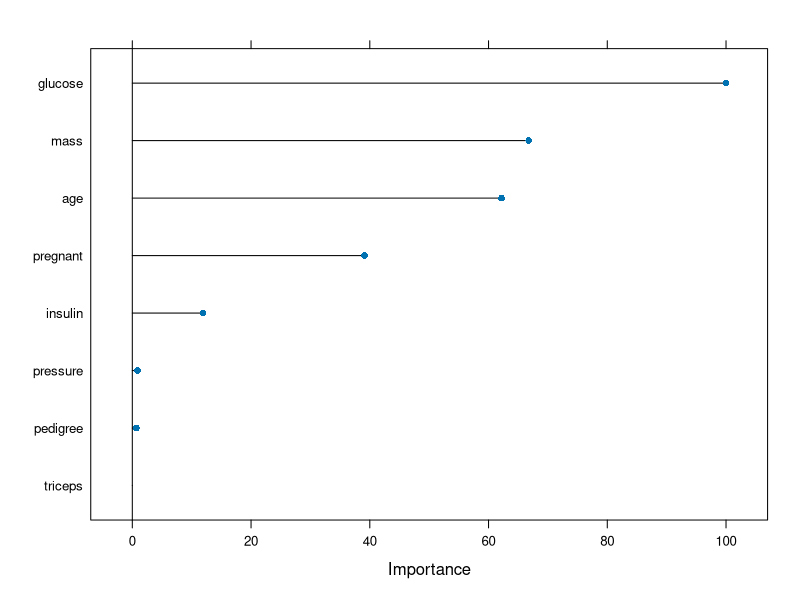
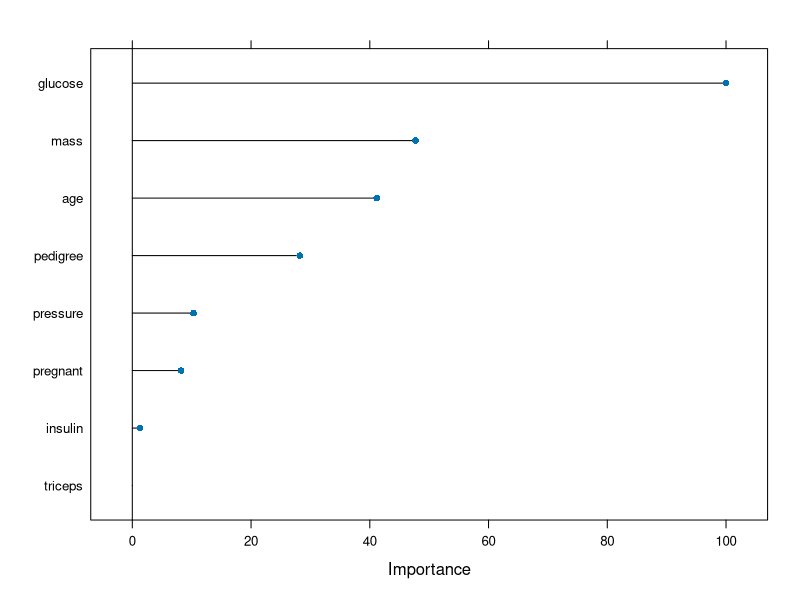
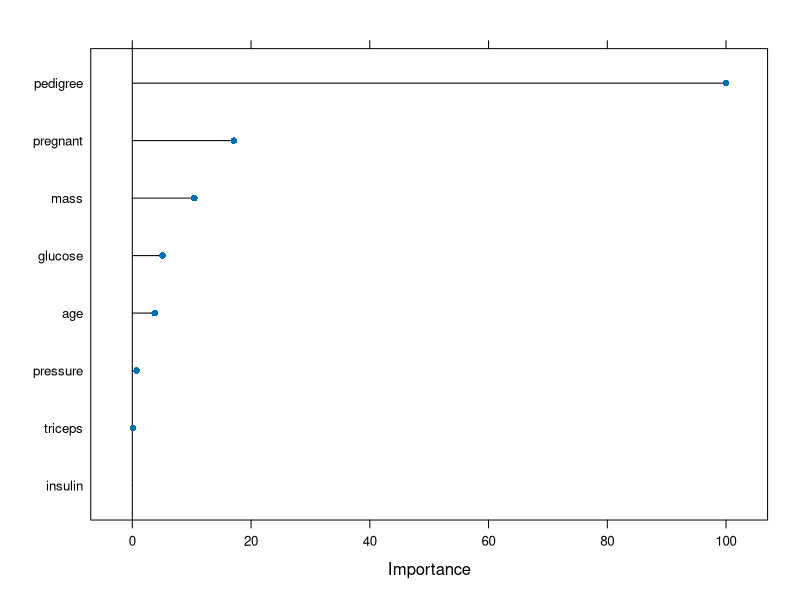

These figures' R source, in order: (Note: this script raises an error after producing the figures.)
## ---- chunk 1
knitr::opts_chunk$set(message = FALSE, warning = FALSE)
## ---- chunk 2
library(mlbench)
library(tidyverse)
data(PimaIndiansDiabetes)
df <- tibble(PimaIndiansDiabetes)
## ---- chunk 3
#Importing Library and partitioning the dataset.

library(caret)

set.seed(2023)

df <- df %>% 

  rename(target = diabetes)

partition <- createDataPartition(df$target, p = .80, 

                                  list = FALSE)

trainDf <- df[ partition,]

testDf <- df[-partition,]
## ---- chunk 4
#Creating a decision tree and confusion matrix to display accuracy.

tree <- train(target~., data=trainDf, 
                method = "rpart2",
                maxdepth=3)
pred <- predict(tree, testDf)
cm <- confusionMatrix(data = pred, reference = testDf$target, positive = "pos")
cm$overall[1]
## ---- chunk 5
#Creating random forest and confusion matrix to display accuracy.

forest <- train(target~., data=trainDf, 
                method = "rf",
                ntree = 1000) 
pred <- predict(forest, testDf)
cm <- confusionMatrix(data = pred, reference = testDf$target, positive = "pos")
cm$overall[1]

## ---- chunk 6
#Plotting the variable importance of the decision tree.

plot(varImp(tree))
## ---- chunk 7
#Plotting the variable importance of the random forest.

plot(varImp(forest))
## ---- chunk 8
#Importing the library 'glmnet' and creating a decision tree with the method set to glmnet

library(glmnet)

glmnetModel <- train(target~., data=trainDf, 
                method = "glmnet",
                maxdepth = 3) 
pred <- predict(glmnetModel, testDf)
cm <- confusionMatrix(data = pred, reference = testDf$target, positive = "pos")
cm$overall[1]

## ---- chunk 9
#Displaying the entire confusion matrix for the glmnet model.
cm
## ---- chunk 10
#Plotting the variable importance of the glmnet model.

plot(varImp(glmnetModel))
## ---- chunk 11
#Model 1: A random forest with Partial Least Squares (PLS). Note the train control function was implemented with the method repeated cv to repeat the cross validation on the training data.

set.seed(42)

ctrl <- trainControl(method = "repeatedcv",
                     repeats = 3, classProbs = TRUE)

tunedForest <- train(target~., data=trainDf, 
                method = "pls",
                preProc = c("center","scale"),
                tuneLength = 7,
                ntree = 1000,
                maxdepth = 3,
                trControl = ctrl,
                metric = "ROC") 
pred <- predict(tunedForest, testDf)
cm <- confusionMatrix(data = pred, reference = testDf$target, positive = "pos")

tunedForest

## ---- chunk 12
#Plotting the first forest model. This graph demonstrates that the training accuracy was best with 4 components. Therefore, the number of components used in the model is 4.

ggplot(tunedForest)
## ---- chunk 13
#Plotting the variable importance for the first model.

plot(varImp(tunedForest))
## ---- chunk 14
#Viewing the accuracy of the first random forest model.

cm$overall[1]
## ---- chunk 15
#Model 2: method = 'rda'  Regularized Discriminant Analysis was used as the method for the second forest. This method was used to find the model with the highest accuracy using the best combination of the parameters λ and γ. 

set.seed(42)

ctrl <- trainControl(method = "repeatedcv",
                     repeats = 3, classProbs = TRUE)

tunedForest2 <- train(target~., data=trainDf, 
                method = "rda",
                preProc = c("center","scale"),
                trControl = ctrl,
                maxdepth =3,
                ntrees = 1000)

pred <- predict(tunedForest2, testDf)
cm <- confusionMatrix(data = pred, reference = testDf$target, positive = "pos")

tunedForest2

## ---- chunk 16
#Displaying the accuracy of the final model.

cm$overall[1]
## ---- chunk 17
#Plotting the model 

ggplot(tunedForest2)
## ---- chunk 18
#The variable importance is not possible for the second model, therefore the entire model was plotted instead.
